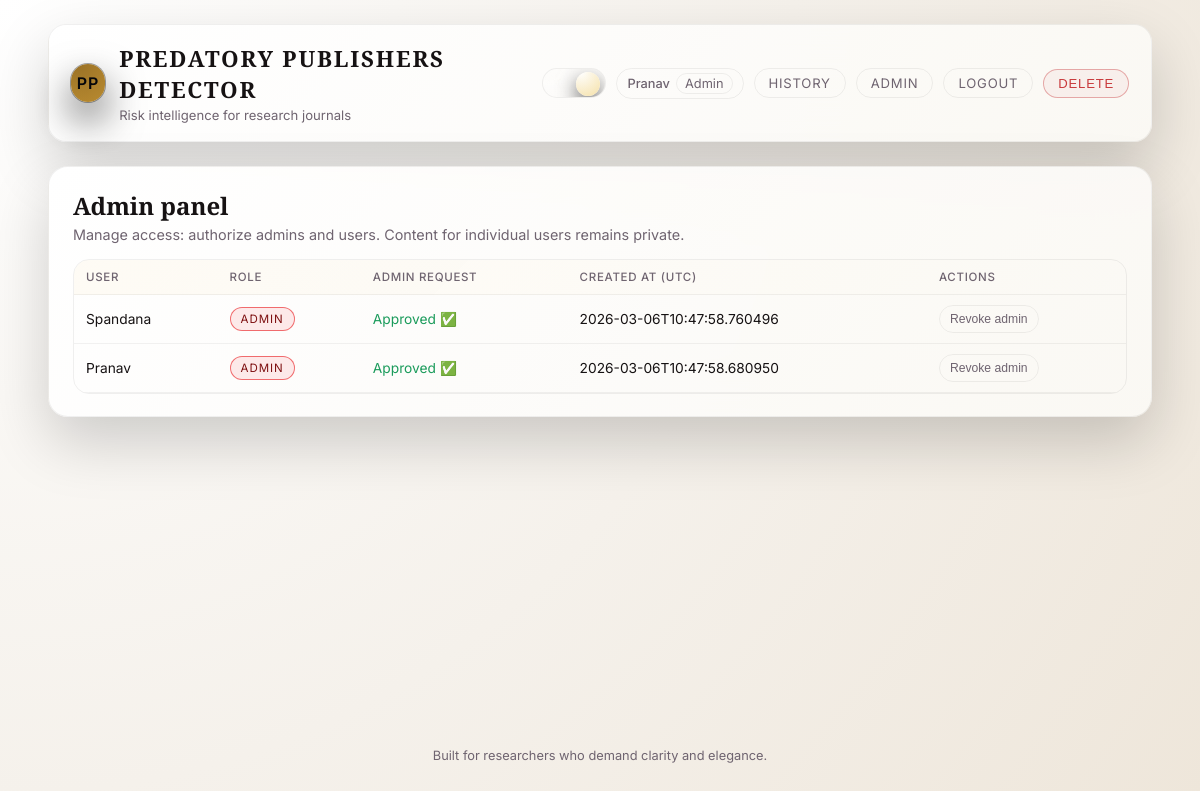
The page /admin (signed in) on the database as committed earlier.
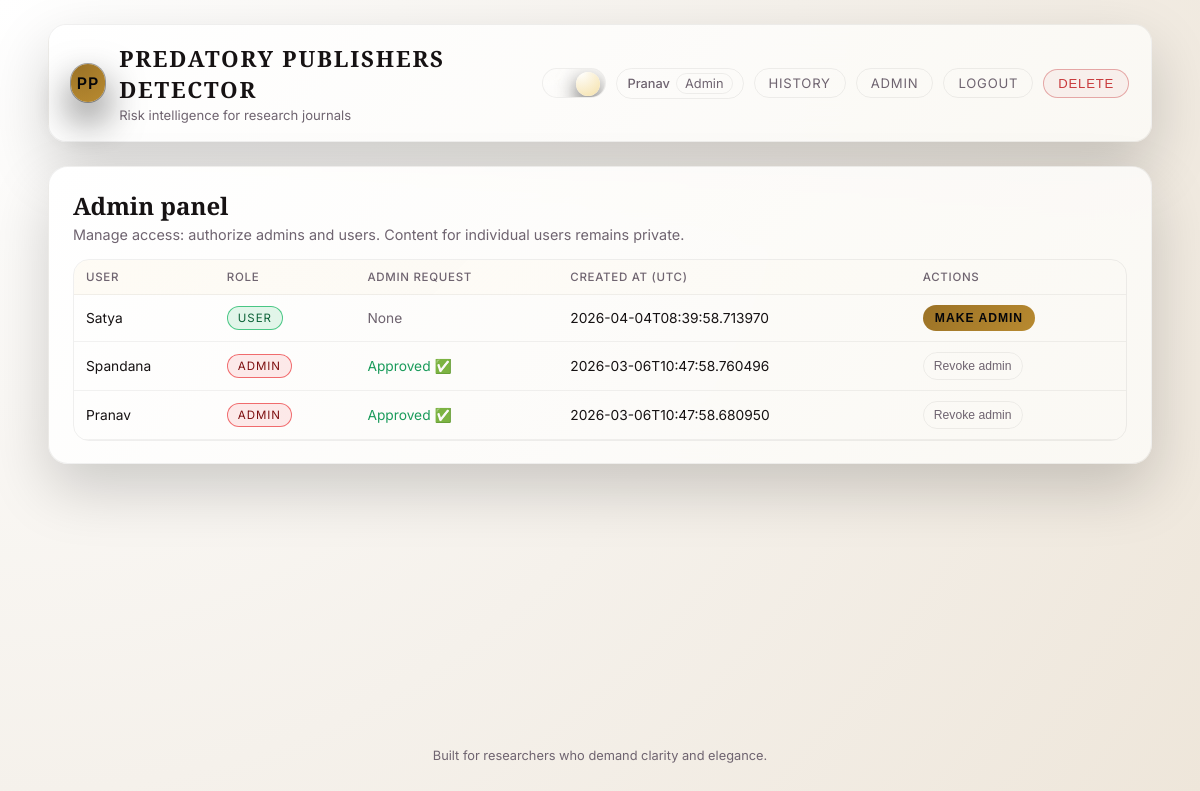
The same page on the database as committed later.
### tables this page shows
CREATE TABLE users (
                id INTEGER PRIMARY KEY AUTOINCREMENT,
                username TEXT NOT NULL UNIQUE,
                password_hash TEXT NOT NULL,
                role TEXT NOT NULL CHECK(role IN ('admin', 'user')),
                created_at TEXT NOT NULL
            , admin_request TEXT DEFAULT 'none');

### app.py (the view)
            def wrapper(*args, **kwargs):
                user_id = session.get("user_id")
                if not user_id:
                    return redirect(url_for("login", next=request.path))
                user = get_user_by_id(user_id)
                if not user:
                    session.clear()
                    return redirect(url_for("login", next=request.path))
                if role and user.get("role") != role:
                    abort(403)
                return fn(*args, **kwargs)

### predatory_detector/database.py (called while the page is built)
@contextmanager
def get_conn():
    if USE_POSTGRES:
        try:
            import psycopg2
        except ImportError:
            raise ImportError(
                "PostgreSQL support requires 'psycopg2' or 'psycopg2-binary' packages.\n"
                "Please run: pip install psycopg2-binary"
            )
        conn = psycopg2.connect(DATABASE_URL)
        try:
            yield conn
            conn.commit()
        except Exception:
            conn.rollback()
            raise
        finally:
            conn.close()
    else:
        conn = sqlite3.connect(DB_PATH)
        conn.row_factory = sqlite3.Row
        try:
            yield conn
            conn.commit()
        finally:
            conn.close()

def query_row(conn: Any, sql: str, params: tuple = ()) -> Optional[Any]:
    if USE_POSTGRES:
        import psycopg2.extras
        sql = sql.replace("?", "%s")
        cur = conn.cursor(cursor_factory=psycopg2.extras.DictCursor)
        cur.execute(sql, params)
        return cur.fetchone()
    else:
        cur = conn.execute(sql, params)
        return cur.fetchone()

### templates/admin.html (shortened to what this page needs)
{% extends "base.html" %}
{% block content %}
  <section class="admin-section glass">
    <div class="admin-header">
      <div>
        <h2>Admin panel</h2>
        <p>Manage access: authorize admins and users. Content for individual users remains private.</p>
      </div>
    </div>
    {% if users %}
      <div class="table-wrapper">
        <table class="lux-table">
          <thead>
            <tr>
              <th>User</th>
              <th>Role</th>
              <th>Admin Request</th>
              <th>Created at (UTC)</th>
              <th>Actions</th>
            </tr>
          </thead>
          <tbody>
            {% for user in users %}
              <tr>
                <td>{{ user.username }}</td>
                <td>
                  <span class="pill pill--small {% if user.role == 'admin' %}pill--danger{% else %}pill--success{% endif %}">
                    {{ user.role|capitalize }}
                  </span>
                </td>
                <td>
                  {% if user.role == 'admin' %}
                    <span class="status-text status-approved">Approved ✅</span>
                  {% elif user.admin_request == 'pending' %}
                    <span class="status-text status-pending">Pending ⏳</span>
                  {% elif user.admin_request == 'rejected' %}
                    <span class="status-text status-rejected">Declined ❌</span>
                  {% else %}
                    <span class="muted">None</span>
                  {% endif %}
                </td>
                <td>{{ user.created_at }}</td>
                <td>
                  <form method="post" class="inline-form">
                    {% if user.role == 'admin' %}
                      <button name="action" value="revoke" class="btn-ghost btn-ghost--small">Revoke admin</button>
                    {% elif user.admin_request == 'pending' %}
                      <button name="action" value="approve" class="btn-primary btn-primary--small" style="margin-right: 4px;">Approve</button>
                      <button name="action" value="reject" class="btn-ghost btn-ghost--small">Reject</button>
                    {% else %}
                      <button name="role" value="admin" class="btn-primary btn-primary--small">Make admin</button>
                    {% endif %}
                  </form>
                </td>
              </tr>
            {% endfor %}
          </tbody>
        </table>
      </div>
    {% else %}
      <p class="muted">No users found.</p>
    {% endif %}
  </section>
{% endblock %}

### templates/base.html (shortened to what this page needs)
<!DOCTYPE html>
<html lang="en" data-theme="dark">
  <head>
    <link rel="stylesheet" href="{{ url_for('static', filename='css/styles.css') }}" />
  </head>
  <body>
    <div class="app-shell">
      <header class="app-header glass">
        <a href="{{ url_for('index') }}" class="brand brand-link">
          <div class="brand-mark">PP</div>
          <div class="brand-copy">
            <h1>Predatory Publishers Detector</h1>
            <p>Risk intelligence for research journals</p>
          </div>
        </a>
        <div class="header-actions">
          <button
            class="theme-toggle"
            id="themeToggle"
            aria-label="Toggle color theme"
            aria-pressed="false"
          >
            <span class="theme-toggle-inner" aria-hidden="true">
              <span class="theme-toggle-icon theme-toggle-icon--moon">☾</span>
              <span class="theme-toggle-icon theme-toggle-icon--sun">☼</span>
              <span class="theme-toggle-thumb"></span>
            </span>
          </button>
          {% if current_user %}
            <span class="user-chip">
              <span class="user-name">{{ current_user.username }}</span>
              <span class="user-role">{{ current_user.role|capitalize }}</span>
            </span>
            <a href="{{ url_for('history') }}" class="pill-link">History</a>
            {% if current_user.role == 'admin' %}
              <a href="{{ url_for('admin_dashboard') }}" class="pill-link">Admin</a>
            {% endif %}
            <a href="{{ url_for('logout') }}" class="pill-link pill-link--soft">Logout</a>
            <form id="deleteAccountForm" action="{{ url_for('delete_account') }}" method="post" style="display:inline;">
              <button type="button" id="deleteAccountBtn" class="pill-link pill-link--danger" style="cursor:pointer;">Delete</button>
            </form>
          {% else %}
            <a href="{{ url_for('login') }}" class="pill-link">Login</a>
            <a href="{{ url_for('signup') }}" class="pill-link pill-link--soft">Sign&nbsp;up</a>
            <a href="{{ url_for('guest_mode') }}" class="pill-link pill-link--ghost">Guest</a>
          {% endif %}
        </div>
      </header>
      <main class="app-main">
        {% block content %}{% endblock %}
      </main>
      <footer class="app-footer">
        <p>Built for researchers who demand clarity and elegance.</p>
      </footer>
    </div>
  </body>
</html>

Rows that differ between the two databases and show on the page:
added users: username "Satya", role "USER", admin_request "None", created_at "2026-04-04T08:39:58.713970"
